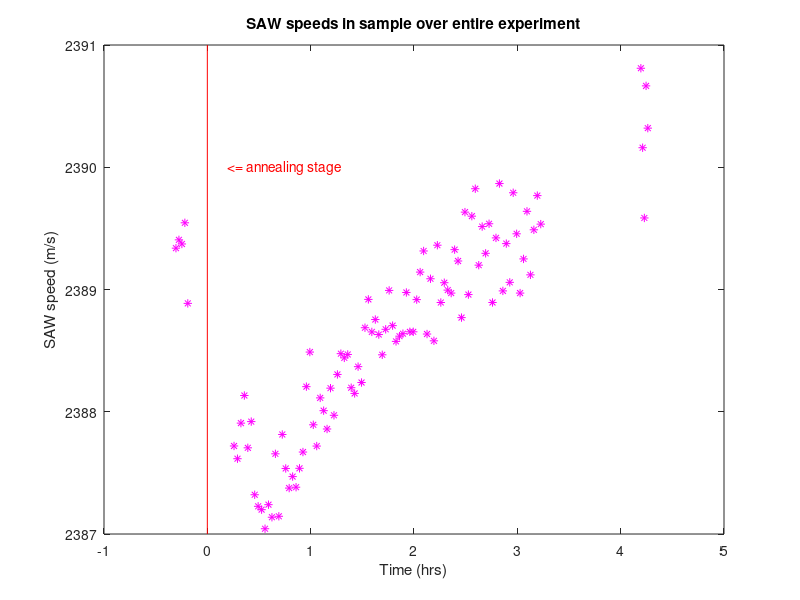
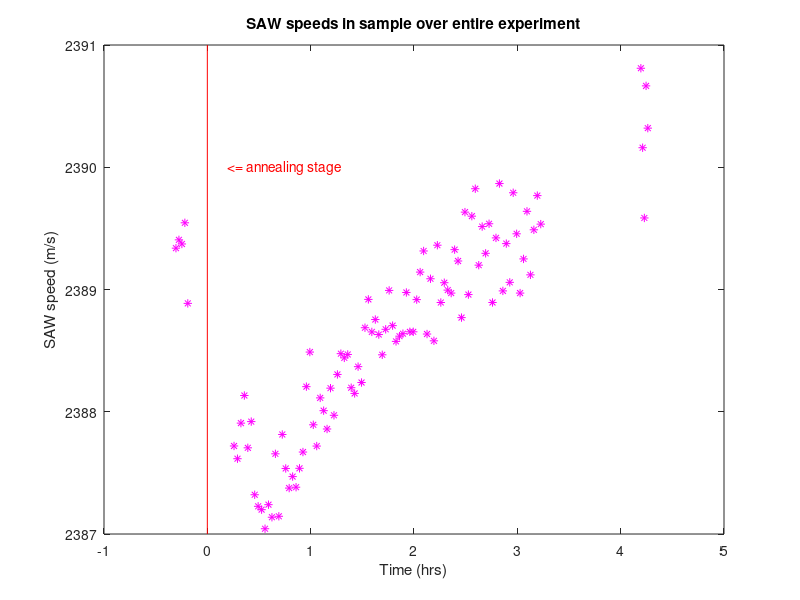
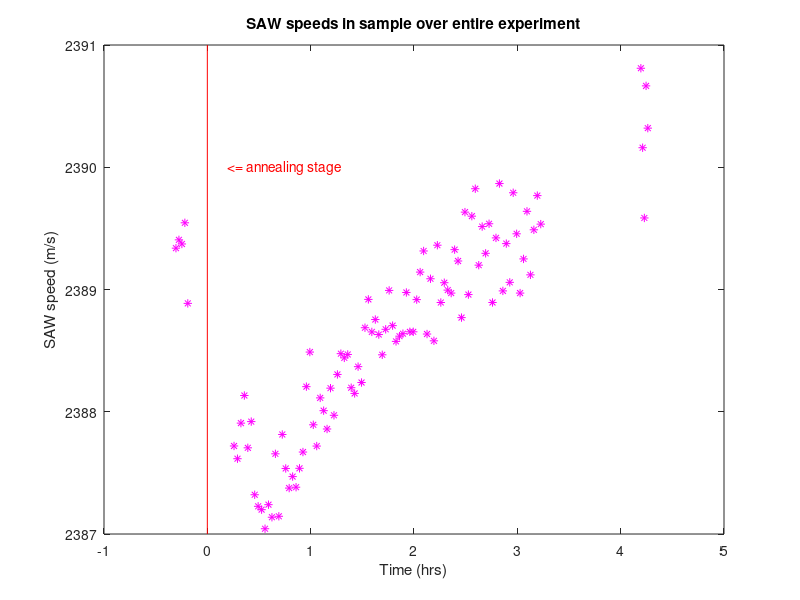
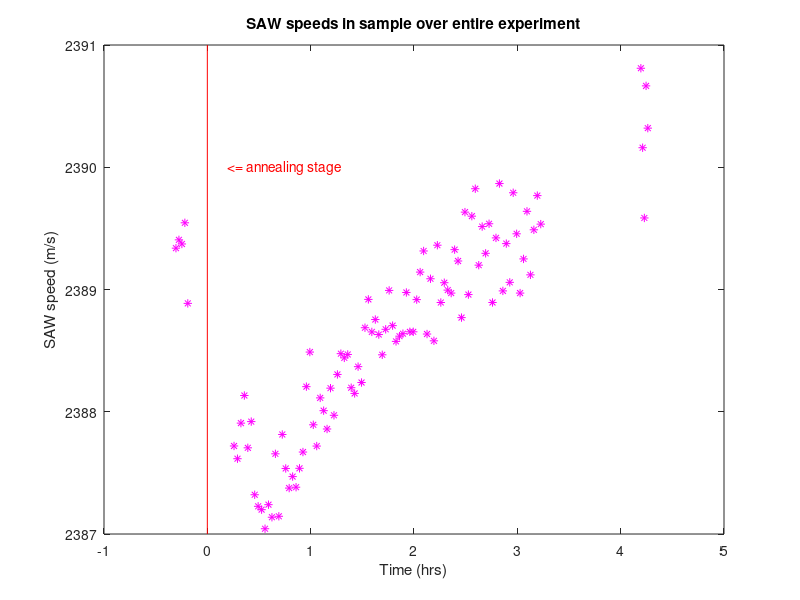

Here is the MATLAB script that generated these plots, in order:
% speeds

load("./kns_evolution_data.mat");

figure();
plot(squezd_times_hrs, all_speeds, "*m" );
hold on;
x = [0,0];
y = ylim();
plot(x,y, "r");
title("SAW speeds in sample over entire experiment")
xlabel("Time (hrs)");
ylabel("SAW speed (m/s)");
text(.2, 2390, "<= annealing stage", "color", "r");
hold off;

filename = "~/strand/plots/SAW_speeds";
print("-dpdflatex", filename);
print("-dpsc", filename);
print("-depsc", filename);
print("-dsvg", filename);
print("-dpdf", filename);
print("-dpng", filename);